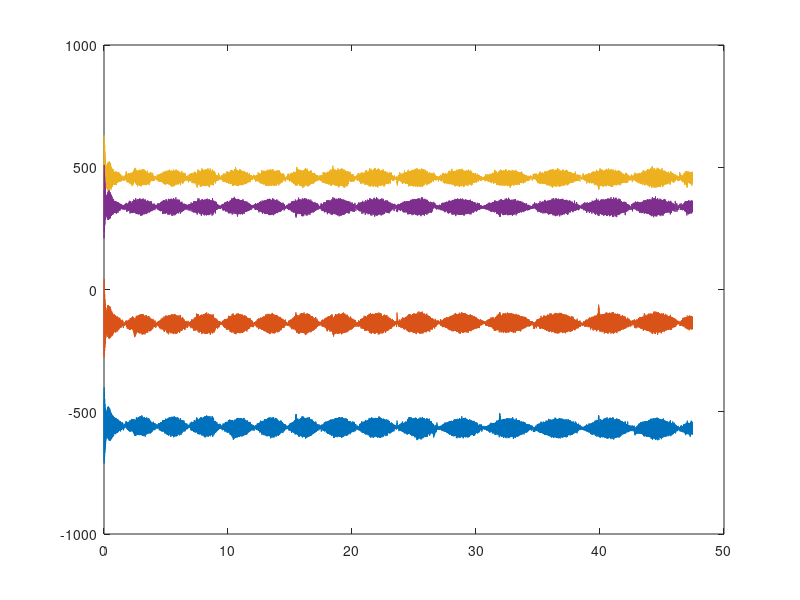
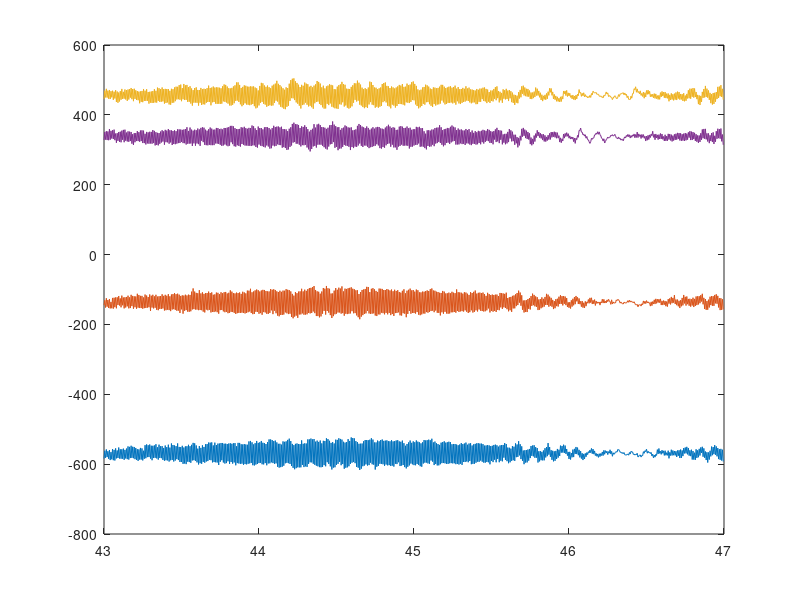
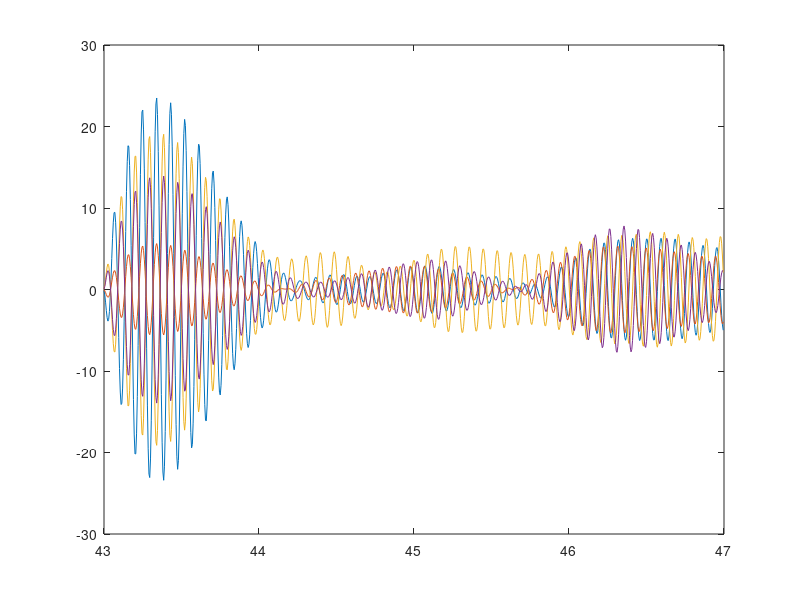
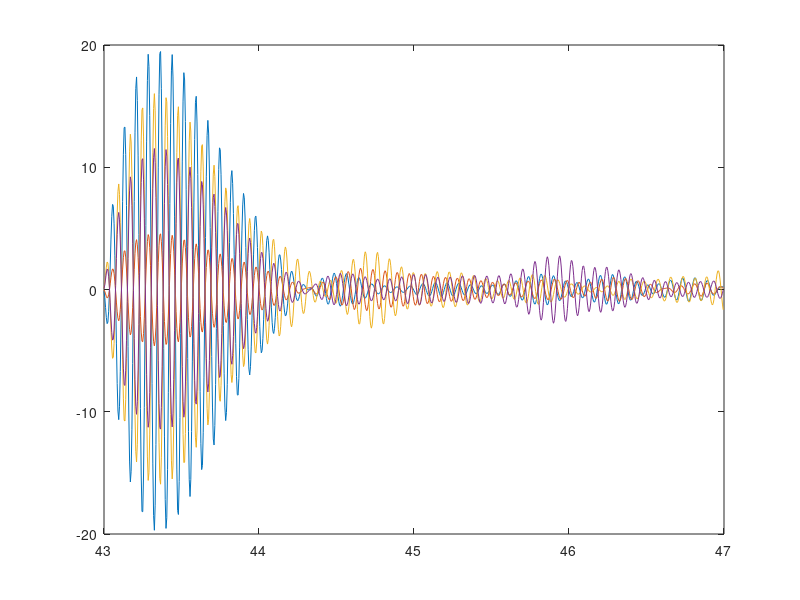

Reproduce these figures in MATLAB, in order.

close all;
clear;
clc;

% static
fs = 200;
[b,a] = butter(2,[49 51]/(fs/2), 'stop');           % Notch
[d,c] = butter(2,[10.5 11.5]/(fs/2), 'bandpass');   % Merah - 11 Hz
[f,e] = butter(2,[12.5 13.5]/(fs/2), 'bandpass');   % Biru  - 13 Hz

% durasi
durasiAwal = 43;
durasiAkhir = 47;
%% [Awal Akhir,...]
% Jeda = [0 3, 8 11, 16 19, 24 27, 32 35, 40 43]
% Merah = [3 8, 19 24, 35 40]
% Biru  = [11 16, 27 32, 43 48]


data = load('subjek2b_2.txt');
t = [0:length(data)-1]/fs;

for j=1:4
    dataN(:,j)=filter(b,a,data(:,j)); % dataN = data Notched
end

figure; plot(t, dataN);

awal = durasiAwal*fs+1;
akhir = durasiAkhir*fs;

dataP = dataN(awal:akhir,:); % dataP = data Potong
tP = [0:length(dataP)-1]/fs; % tP = time Potong
tP = tP+durasiAwal; % Menyesuaikan letak potongan data
for j=1:4
    dataM(:,j)=filter(d,c,dataP(:,j));
    dataB(:,j)=filter(f,e,dataP(:,j));
end

% Figure Time Domain
figure; plot(tP, dataP);
figure; plot(tP, dataM);
figure; plot(tP, dataB);

% FFT

AkP = abs(fft(dataP))/length(dataP);
kP = 0:1:length(dataP)-1;
fP = kP*fs/length(dataP);

AkM = abs(fft(dataM))/length(dataM);
kM = 0:1:length(dataM)-1;
fM = kM*fs/length(dataM);

AkB = abs(fft(dataB))/length(dataB);
kB = 0:1:length(dataB)-1;
fB = kB*fs/length(dataB);

% Figure Frequency Domain
figure; plot(fP, AkP); xlim([8 16]);
figure; plot(fM, AkM); xlim([10 14]);% title({'Frequency Domain';'Fokus Merah(3-8s)';'BP : 10.5-11.5 Hz'});
figure; plot(fB, AkB); xlim([10 14]);% title({'Frequency Domain';'Fokus Merah(3-8s)';'BP : 12.5-13.5 Hz'});